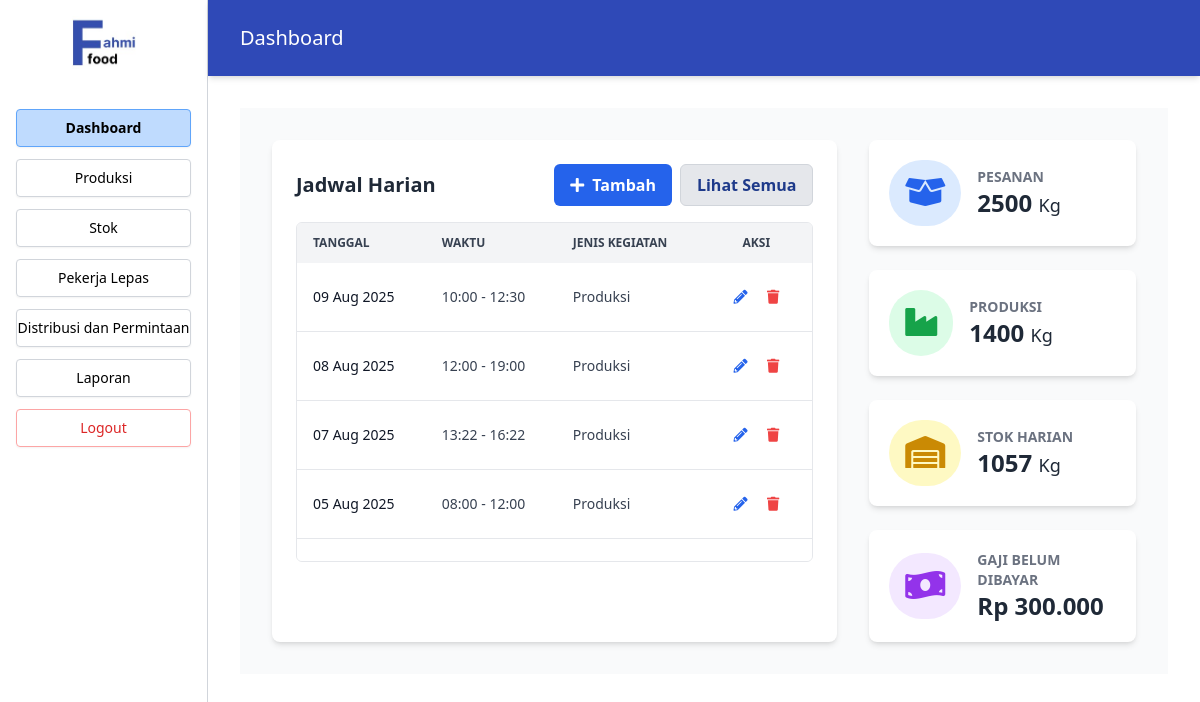
/Index.php (signed in), run on the app's committed database.
### tables this page shows
CREATE TABLE `jadwal` (
  `id_jadwal` int(11) NOT NULL,
  `tanggal` date DEFAULT NULL,
  `waktu` time DEFAULT NULL,
  `waktu_mulai` time DEFAULT NULL,
  `waktu_selesai` time DEFAULT NULL,
  `jenis_kegiatan` varchar(100) DEFAULT NULL,
  `id_admin` int(11) DEFAULT NULL
);

### src/Dashboard.php (the view, shortened to what this page needs)
<?php
include 'koneksi.php';
$totalPesanan = $pdo->query("SELECT SUM(jumlah_pesanan) FROM distribusi")->fetchColumn() ?: 0;
$totalProduksi = $pdo->query("SELECT SUM(jumlah_produksi) FROM produksi")->fetchColumn() ?: 0;
$totalStok = $pdo->query("SELECT SUM(jumlah_stok) FROM stok")->fetchColumn() ?: 0;
$sql = "
  SELECT COALESCE(SUM(rg.total_gaji), 0)
  FROM riwayat_gaji rg
  INNER JOIN pekerja_lepas pl ON pl.id_pekerja = rg.id_pekerja
  WHERE rg.keterangan = 'Belum Dibayar'
";
$totalGaji = (int) $pdo->query($sql)->fetchColumn();
$jadwalList = $pdo->query("
  SELECT * FROM jadwal
  ORDER BY tanggal DESC, waktu_mulai DESC
")->fetchAll(PDO::FETCH_ASSOC);
?>
<section class="flex-1 p-6 lg:p-8 bg-gray-50">
  <div class="max-w-7xl mx-auto space-y-6">
    <div class="grid grid-cols-1 lg:grid-cols-3 gap-6 lg:gap-8">
      <div class="lg:col-span-2 bg-white shadow-md rounded-lg p-6">
        <div class="flex justify-between items-center mb-4">
          <h2 class="text-xl font-bold text-gray-800 select-none">Jadwal Harian</h2>
          <div class="flex space-x-2">
            <button id="openFormBtn" aria-label="Tambah jadwal baru" class="bg-blue-600 hover:bg-blue-700 text-white font-bold py-2 px-4 rounded-md flex items-center transition-colors duration-300">
              <i class="fas fa-plus mr-2"></i> Tambah
            </button>
            <button id="lihatSemuaJadwalBtn" class="bg-gray-200 hover:bg-gray-300 text-blue-900 font-semibold px-4 py-2 rounded-md border border-gray-300">Lihat Semua</button>
          </div>
        </div>
        <div class="overflow-x-auto max-h-[340px] overflow-y-auto rounded-md border border-gray-200">
          <table class="w-full text-sm text-left text-gray-700">
            <thead class="text-xs text-gray-700 uppercase bg-gray-100 sticky top-0 z-10">
              <tr>
                <th class="py-3 px-4">Tanggal</th>
                <th class="py-3 px-4">Waktu</th>
                <th class="py-3 px-4">Jenis Kegiatan</th>
                <th class="py-3 px-4 text-center">Aksi</th>
              </tr>
            </thead>
            <tbody>
              <?php if (empty($jadwalList)): ?>
                <tr class="bg-white border-b">
                  <td colspan="4" class="py-6 px-4 text-center text-gray-500">
                    <i class="fas fa-calendar-times fa-2x mb-2 text-gray-400"></i>
                    <p>Belum ada jadwal.</p>
                  </td>
                </tr>
              <?php else: ?>
                <?php foreach ($jadwalList as $jadwal): ?>
                  <tr class="bg-white border-b hover:bg-gray-50 transition-colors duration-200">
                    <td class="py-4 px-4 font-medium text-gray-900"><?php echo htmlspecialchars(date('d M Y', strtotime($jadwal['tanggal']))); ?></td>
                    <td class="py-4 px-4"><?php echo htmlspecialchars(date('H:i', strtotime($jadwal['waktu_mulai']))) . ' - ' . htmlspecialchars(date('H:i', strtotime($jadwal['waktu_selesai']))); ?></td>
                    <td class="py-4 px-4"><?php echo htmlspecialchars($jadwal['jenis_kegiatan']); ?></td>
                    <td class="py-4 px-4 text-center w-28">
                      <button class="text-blue-600 hover:text-blue-800 p-2 editBtn"
                        data-id="<?php echo $jadwal['id_jadwal']; ?>"
                        data-tanggal="<?php echo $jadwal['tanggal']; ?>"
                        data-mulai="<?php echo $jadwal['waktu_mulai']; ?>"
                        data-selesai="<?php echo $jadwal['waktu_selesai']; ?>"
                        data-kegiatan="<?php echo htmlspecialchars($jadwal['jenis_kegiatan']); ?>"
                        aria-label="Edit jadwal">
                        <i class="fas fa-pencil-alt"></i>
                      </button>
                      <button class="text-red-500 hover:text-red-700 p-2 deleteBtn"
                        data-id="<?php echo $jadwal['id_jadwal']; ?>"
                        aria-label="Delete jadwal">
                        <i class="fas fa-trash"></i>
                      </button>
                    </td>
                  </tr>
                <?php endforeach; ?>
              <?php endif; ?>
            </tbody>
          </table>
        </div>
      </div>
      <div class="lg:col-span-1 space-y-6">
        <div onclick="window.location.href='Index.php?page=distribusi';" class="bg-white shadow-md rounded-lg p-5 flex items-center cursor-pointer hover:shadow-lg transition-shadow duration-300">
          <div class="bg-blue-100 text-blue-600 rounded-full p-4 mr-4">
            <i class="fas fa-box-open fa-2x"></i>
          </div>
          <div>
            <h3 class="text-sm font-semibold text-gray-500 uppercase">Pesanan</h3>
            <p class="text-2xl font-bold text-gray-800"><?php echo htmlspecialchars($totalPesanan); ?> <span class="text-lg font-normal">Kg</span></p>
          </div>
        </div>
        <div onclick="window.location.href='Index.php?page=produksi';" class="bg-white shadow-md rounded-lg p-5 flex items-center cursor-pointer hover:shadow-lg transition-shadow duration-300">
          <div class="bg-green-100 text-green-600 rounded-full p-4 mr-4">
            <i class="fas fa-industry fa-2x"></i>
          </div>
          <div>
            <h3 class="text-sm font-semibold text-gray-500 uppercase">Produksi</h3>
            <p class="text-2xl font-bold text-gray-800"><?php echo htmlspecialchars($totalProduksi); ?> <span class="text-lg font-normal">Kg</span></p>
          </div>
        </div>
        <div onclick="window.location.href='Index.php?page=stok';" class="bg-white shadow-md rounded-lg p-5 flex items-center cursor-pointer hover:shadow-lg transition-shadow duration-300">
          <div class="bg-yellow-100 text-yellow-600 rounded-full p-4 mr-4">
            <i class="fas fa-warehouse fa-2x"></i>
          </div>
          <div>
            <h3 class="text-sm font-semibold text-gray-500 uppercase">Stok Harian</h3>
            <p class="text-2xl font-bold text-gray-800"><?php echo htmlspecialchars($totalStok); ?> <span class="text-lg font-normal">Kg</span></p>
          </div>
        </div>
        <div onclick="window.location.href='Index.php?page=pekerja';" class="bg-white shadow-md rounded-lg p-5 flex items-center cursor-pointer hover:shadow-lg transition-shadow duration-300">
          <div class="bg-purple-100 text-purple-600 rounded-full p-4 mr-4">
            <i class="fas fa-money-bill-wave fa-2x"></i>
          </div>
          <div>
            <h3 class="text-sm font-semibold text-gray-500 uppercase">Gaji Belum Dibayar</h3>
            <p class="text-2xl font-bold text-gray-800">Rp <?php echo number_format($totalGaji, 0, ',', '.'); ?></p>
          </div>
        </div>
      </div>
    </div>
  </div>
</section>

### src/Dashboard.php (style rules this page uses)
:root { --primary-color: #2e49b0; --success-color: #16a34a; --error-color: #dc2626; }

### data on the page
jadwal: tanggal "09 Aug 2025", waktu_mulai "10:00", waktu_selesai "12:30", jenis_kegiatan "Produksi"
jadwal: tanggal "08 Aug 2025", waktu_mulai "12:00", waktu_selesai "19:00", jenis_kegiatan "Produksi"
jadwal: tanggal "07 Aug 2025", waktu_mulai "13:22", waktu_selesai "16:22", jenis_kegiatan "Produksi"
jadwal: tanggal "05 Aug 2025", waktu_mulai "08:00", waktu_selesai "12:00", jenis_kegiatan "Produksi"

### other printed values
$label "Dashboard"
$label "Produksi"
$label "Stok"
$label "Pekerja Lepas"
$label "Distribusi dan Permintaan"
$label "Laporan"
$page "Dashboard"
$totalPesanan "2500"
$totalProduksi "1400"
$totalStok "1057"
$totalGaji "300.000"
